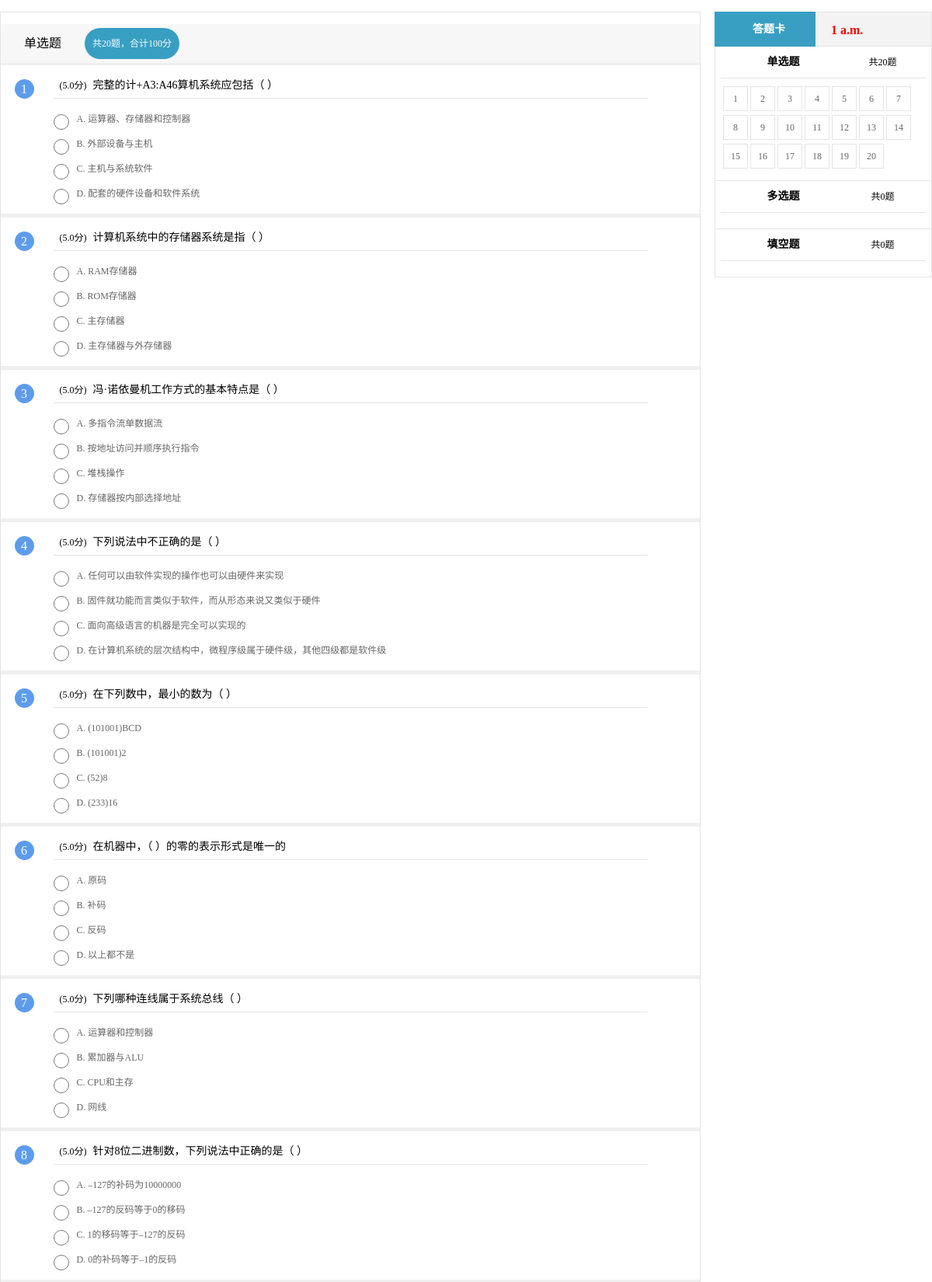
Screenshot of /7/ (signed in, upper part) with the database file from the repository.
### testsystem/models.py (models this page shows, shortened)
class Paper(models.Model):
    paper_text = models.CharField('试卷标题', max_length=128)
    pub_date = models.DateTimeField('发布日期', auto_now_add=True)
    time = models.TimeField("限时")
    class Meta:
        verbose_name = '试卷'
        verbose_name_plural = verbose_name

class SC_question(models.Model):
    SC_text = models.CharField('单选题内容', max_length=200)
    SC_solution = models.CharField('单选题答案', max_length=1, choices=SYMBOLS)
    value = models.DecimalField('分值', max_digits=4, decimal_places=1)
    paper = models.ForeignKey(Paper, on_delete=models.CASCADE)
    class Meta:
        verbose_name = '单选题'
        verbose_name_plural = verbose_name

class SC_choice(models.Model):
    choice_symbol = models.CharField('选项符号', max_length=1, choices=SYMBOLS)
    choice_text = models.CharField('选项内容', max_length=200)
    question = models.ForeignKey(SC_question, on_delete=models.CASCADE)
    paper = models.ForeignKey(Paper, on_delete=models.CASCADE)
    class Meta:
        verbose_name = '单选题选项'
        verbose_name_plural = verbose_name

### testsystem/views.py (the view)
# urls.py: path('<int:paper_id>/', views.paper, name='paper'),
def paper(request, paper_id):
    paper = get_object_or_404(Paper, pk=paper_id)
    sc_value_list = [i.value for i in paper.sc_question_set.all()]
    sc_value = value_list_sum(sc_value_list)
    mc_value_list = [i.value for i in paper.mc_question_set.all()]
    mc_value = value_list_sum(mc_value_list)
    blank_value_list = [i.value for i in paper.blank_question_set.all()]
    blank_value = value_list_sum(blank_value_list)
    if models.Score.objects.filter(user_id=request.session['user_id'], paper_id=paper.id):
        passed = True
        answer = models.Score.objects.get(user_id=request.session['user_id'], paper_id=paper.id).answer
        answer_timing = str(models.Score.objects.get(user_id=request.session['user_id'], paper_id=paper.id).time)
        score = models.Score.objects.get(user_id=request.session['user_id'], paper_id=paper.id).score
        return render(request, 'testsystem/paper.html', locals())
    else:
        return render(request, 'testsystem/paper.html', locals())

### testsystem/views.py (called while the page is built)
def value_list_sum(value_list):
    value_sum = 0
    for value in value_list:
        value_sum += value
    return int(value_sum) if '.0' in str(value_sum) else value_sum

### testsystem/templates/testsystem/paper.html (shortened to what this page needs)
{% load static %}
<!DOCTYPE HTML>
<html>
<head>
<link href="{% static '/test/css/main.css' %}" rel="stylesheet" type="text/css" />
<link href="{% static '/test/css/iconfont.css' %}" rel="stylesheet" type="text/css" />
<link href="{% static '/test/css/test.css' %}" rel="stylesheet" type="text/css" />
</head>
<body>
	<div class="main">
		<div class="test_main">
			<div class="nr_left">
				<div class="test">
					<form action="/{{paper.id}}/cal/" method="post">
						<div class="test_content">
							<div class="test_content_title">
								<h2>单选题</h2>
								<p>
									<span>共</span><i class="content_lit">{{paper.sc_question_set.all.count}}</i><span>题，</span><span>合计</span><i class="content_fs">{{sc_value}}</i><span>分</span>
								</p>
							</div>
						</div>
						<div class="test_content_nr">
							<ul>
								{% if paper.sc_question_set %}
									{% for sc_question in paper.sc_question_set.all %}
										<li id="sc_question{{forloop.counter}}">
											<div class="test_content_nr_tt">
												<i>{{forloop.counter}}</i><span>({{sc_question.value}}分)</span><font>{{sc_question.SC_text}}</font><b class="icon iconfont"></b>
											</div>
											<div class="test_content_nr_main">
												<ul>
													{% if sc_question.sc_choice_set %}
														{% for sc_choice in sc_question.sc_choice_set.all %}
															<li class="option">
																	<input type="radio" class="radioOrCheck" name="sc_question{{sc_question.id}}"
																		id="sc_choice{{sc_choice.id}}" value="{{sc_choice.choice_symbol}}"
																	/>
																<label for="sc_choice{{sc_choice.id}}">
																	{{sc_choice.choice_symbol}}.
																	<p class="ue" style="display: inline;">{{sc_choice.choice_text}}</p>
																</label>
															</li>
														{% endfor %}
													{% endif %}
												</ul>
											</div>
										</li>
									{% endfor %}
								{% else %}
									<p>No question</p>
								{% endif %}
							</ul>
						</div>
					</form>
				</div>
			</div>
			<div class="nr_right">
				<div class="nr_rt_main">
					<div class="rt_nr1">
						<div class="rt_nr1_title">
							<h1>
								<i class="icon iconfont"></i>答题卡
							</h1>
							<p class="test_time">
								{% if passed %}
									<b>{{answer_timing}}</b>
								{% else %}
									<b class="alt-1">{{paper.time}}</b>
								{% endif %}
							</p>
						</div>
						<div class="rt_content">
							<div class="rt_content_tt">
								<h2>单选题</h2>
								<p>
									<span>共</span><i class="content_lit">{{paper.sc_question_set.all.count}}</i><span>题</span>
								</p>
							</div>
							<div class="rt_content_nr answerSheet">
								<ul>
									{% if paper.sc_question_set %}
										{% for sc_question in paper.sc_question_set.all %}
											<li><a href="#sc_question{{forloop.counter}}">{{forloop.counter}}</a></li>
										{% endfor %}
									{% endif %}
								</ul>
							</div>
						</div>
						<div class="rt_content">
							<div class="rt_content_tt">
								<h2>多选题</h2>
								<p>
									<span>共</span><i class="content_lit">{{paper.mc_question_set.all.count}}</i><span>题</span>
								</p>
							</div>
							<div class="rt_content_nr answerSheet">
								<ul>
								</ul>
							</div>
						</div>
						<div class="rt_content">
							<div class="rt_content_tt">
								<h2>填空题</h2>
								<p>
									<span>共</span><i class="content_lit">{{paper.blank_question_set.all.count}}</i><span>题</span>
								</p>
							</div>
							<div class="rt_content_nr answerSheet">
								<ul>
								</ul>
							</div>
						</div>
					</div>
				</div>
			</div>
		</div>
	</div>
</body>
</html>

### testsystem/static/test/css/main.css (style rules this page uses)
* { margin: 0; padding: 0; }
html, body { width: 100%;height: 100%;overflow:auto;font-size:12px;margin:0;padding:0; font-family:"微软雅黑";background:#fff; text-align:center; }
ul,li { list-style:none; }
a { text-decoration:none; color:#666; }
i { font-style:normal; }
.iconfont { font-family:iconfont!important;font-style:normal;-webkit-font-smoothing:antialiased;-moz-osx-font-smoothing:grayscale; }

### testsystem/static/test/css/test.css (style rules this page uses)
.test_main { width:1200px; margin:15px auto 0; }
.nr_left { width:900px; height:100%; float:left; }
.test { width:100%; border:1px solid #e4e4e4; text-align:left; float:left; }
.test_time { color:#f00; line-height:45px; }
.test_time b { font-size:16px; height:45px; display:block; float:left; margin-left:10px; }
.test_content { width:100%; height:auto; margin-top:15px; }
.test_content_title { width:100%; height:50px; line-height:50px; background:#f7f7f7; text-align:center; }
.test_content_title h2 { padding:0 30px; font-size:16px; font-weight:normal; display:block; float:left }
.test_content_title p { padding:0 10px; height:40px; line-height:40px; background:#389fc3; color:#fff; border-radius:30px; display:block; float:left; margin-top:5px; }
.test_content_nr { width:100%; border-top:3px solid #efefef; }
.test_content_nr>ul>li { width:100%; border-bottom:5px solid #efefef; padding-top:10px; }
.test_content_nr_tt { width:85%; height:auto; line-height:32px; margin:0 auto; border-bottom:1px solid #e4e4e4; }
.test_content_nr_tt i { width:25px; height:25px; line-height:25px; text-align:center; display:block; float:left; background:#5d9cec; border-radius:50%; margin-left:-50px; color:#fff; margin-top:8px; font-size:16px; }
.test_content_nr_tt span { padding:0 8px; }
.test_content_nr_tt font { font-size:14px }
.test_content_nr_main { width:85%; margin:0 auto; padding:10px 0;height:auto; }
.option { line-height:32px; display:block; background:#fff;color:#666; }
.option input { width:20px; height:20px; display:block; float:left; margin:10px 10px 0 0; }
.option label { height:auto;display:block; }
.nr_right { width:280px; height:100%; float:right; }
.nr_rt_main { width:100%; height:auto; }
.rt_nr1 { width:280px; position:fixed; top:15px; z-index:1000; }
.rt_nr1_title { width:280px; height:45px; line-height:45px; background:#f3f3f3; }
.rt_nr1_title h1 { width:130px; height:45px; background:#389fc3; text-align:center; font-size:14px; display:block; float:left; color:#fff; }
.rt_nr1_title h1 i { padding:0 5px; font-size:14px; font-weight:normal; }
.rt_nr1_title p { width:141px; height:43px; padding-right:8px; border:1px solid #e4e4e4; border-left:0; display:block; float:right; }
.rt_content { width:278px; height:100%; border:1px solid #e4e4e4; border-top:0; }
.rt_content_tt { width:95%; height:40px; line-height:40px; margin:0 auto; border-bottom:1px solid #e4e4e4; }
.rt_content_tt h2 { width:150px; font-size:14px; display:inline-block; }
.rt_content_tt p { width:100px; display:inline-block; }
.answerSheet ul { padding:10px; text-align:left; }
.answerSheet li { display:inline-block;margin-bottom:5px; height:30px; width:30px; line-height:30px; text-align:center; border:1px solid #e4e4e4; }
.answerSheet li a { display:block; }

### rows the page displays
Paper: sc_question_set.all.count "20", time "1 a.m.", mc_question_set.all.count "0", blank_question_set.all.count "0"
SC_question: value "5.0", SC_text "完整的计+A3:A46算机系统应包括（ ）"
SC_choice: choice_symbol "A", choice_text "运算器、存储器和控制器"
SC_choice: choice_symbol "B", choice_text "外部设备与主机"
SC_choice: choice_symbol "C", choice_text "主机与系统软件"
SC_choice: choice_symbol "D", choice_text "配套的硬件设备和软件系统"
SC_question: value "5.0", SC_text "计算机系统中的存储器系统是指（ ）"
SC_choice: choice_symbol "A", choice_text "RAM存储器"
SC_choice: choice_symbol "B", choice_text "ROM存储器"
SC_choice: choice_symbol "C", choice_text "主存储器"
SC_choice: choice_symbol "D", choice_text "主存储器与外存储器"
SC_question: value "5.0", SC_text "冯·诺依曼机工作方式的基本特点是（ ）"
SC_choice: choice_symbol "A", choice_text "多指令流单数据流"
SC_choice: choice_symbol "B", choice_text "按地址访问并顺序执行指令"
SC_choice: choice_symbol "C", choice_text "堆栈操作"
SC_choice: choice_symbol "D", choice_text "存储器按内部选择地址"
SC_question: value "5.0", SC_text "下列说法中不正确的是（ ）"
SC_choice: choice_symbol "A", choice_text "任何可以由软件实现的操作也可以由硬件来实现"
SC_choice: choice_symbol "B", choice_text "固件就功能而言类似于软件，而从形态来说又类似于硬件"
SC_choice: choice_symbol "C", choice_text "面向高级语言的机器是完全可以实现的"
SC_choice: choice_symbol "D", choice_text "在计算机系统的层次结构中，微程序级属于硬件级，其他四级都是软件级"
SC_question: value "5.0", SC_text "在下列数中，最小的数为（ ）"
SC_choice: choice_symbol "A", choice_text "(101001)BCD"
SC_choice: choice_symbol "B", choice_text "(101001)2"
SC_choice: choice_symbol "C", choice_text "(52)8"
SC_choice: choice_symbol "D", choice_text "(233)16"
SC_question: value "5.0", SC_text "在机器中，（ ）的零的表示形式是唯一的"
SC_choice: choice_symbol "A", choice_text "原码"
SC_choice: choice_symbol "B", choice_text "补码"
SC_choice: choice_symbol "C", choice_text "反码"
SC_choice: choice_symbol "D", choice_text "以上都不是"
SC_question: value "5.0", SC_text "下列哪种连线属于系统总线（ ）"
SC_choice: choice_symbol "A", choice_text "运算器和控制器"
SC_choice: choice_symbol "B", choice_text "累加器与ALU"
SC_choice: choice_symbol "C", choice_text "CPU和主存"
SC_choice: choice_symbol "D", choice_text "网线"
SC_question: value "5.0", SC_text "针对8位二进制数，下列说法中正确的是（ ）"
SC_choice: choice_symbol "A", choice_text "–127的补码为10000000"
SC_choice: choice_symbol "B", choice_text "–127的反码等于0的移码"
SC_choice: choice_symbol "C", choice_text "1的移码等于–127的反码"
SC_choice: choice_symbol "D", choice_text "0的补码等于–1的反码"

### other values shown
{{ sc_value }} "100"
